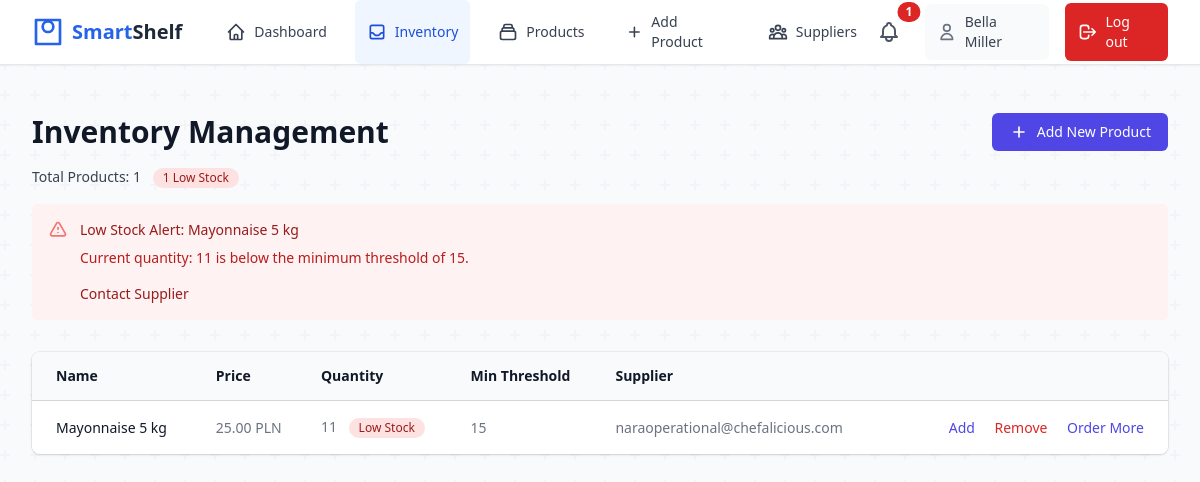
Page /inventory (signed in) on the committed database.
### models.py (models this page shows, shortened)
class Store(db.Model):
    id = db.Column(db.Integer, primary_key=True)
    name = db.Column(db.String(100), nullable=False)
    address = db.Column(db.Text)
    phone = db.Column(db.String(20))
    vat_number = db.Column(db.String(50))
    email = db.Column(db.String(120))
    operating_hours = db.Column(db.Text)
    notes = db.Column(db.Text)
    status = db.Column(db.String(20), default="Open")
    created_at = db.Column(db.DateTime, default=datetime.utcnow)
    updated_at = db.Column(db.DateTime, default=datetime.utcnow, onupdate=datetime.utcnow)
    users = db.relationship('User', back_populates='store')
    products = db.relationship('Product', back_populates='store')
    suppliers = db.relationship('Supplier', back_populates='store')
    categories = db.relationship('Category', back_populates='store', cascade='all, delete-orphan')
    orders = db.relationship('Order', back_populates='store')
    audit_logs = db.relationship('StoreAuditLog', back_populates='store')

class Product(db.Model):
    id = db.Column(db.Integer, primary_key=True)
    name = db.Column(db.String(100), nullable=False)
    description = db.Column(db.Text)
    sku = db.Column(db.String(50), unique=True)
    quantity = db.Column(db.Integer, default=0)
    min_threshold = db.Column(db.Integer, default=5)
    price = db.Column(db.Float, nullable=False)
    created_at = db.Column(db.DateTime, default=datetime.utcnow)
    last_updated = db.Column(db.DateTime, default=datetime.utcnow, onupdate=datetime.utcnow)
    store_id = db.Column(db.Integer, db.ForeignKey('store.id'), nullable=False)
    store = db.relationship('Store', back_populates='products')
    supplier_id = db.Column(db.Integer, db.ForeignKey('supplier.id'), nullable=False)
    supplier = db.relationship('Supplier', back_populates='products')
    category_id = db.Column(db.Integer, db.ForeignKey('category.id'), nullable=True)
    category = db.relationship('Category', back_populates='products')
    inventory_requests = db.relationship('InventoryRequest', back_populates='product')
    orders = db.relationship('Order', back_populates='product')
    @property
    def is_low_stock(self):
        if self.quantity is None or self.min_threshold is None:
            return False
        return self.quantity <= self.min_threshold

class Supplier(db.Model):
    id = db.Column(db.Integer, primary_key=True)
    name = db.Column(db.String(100), nullable=False)
    email = db.Column(db.String(120), nullable=False)
    phone = db.Column(db.String(20))
    address = db.Column(db.String(200))
    created_at = db.Column(db.DateTime, default=datetime.utcnow)
    store_id = db.Column(db.Integer, db.ForeignKey('store.id'), nullable=False)
    store = db.relationship('Store', back_populates='suppliers')
    products = db.relationship('Product', back_populates='supplier')
    orders = db.relationship('Order', back_populates='supplier')

### app.py (the view)
@app.route('/inventory')
@login_required
def inventory():
    if not current_user.store:
        flash('Please create or join a store first.')
        return redirect(url_for('create_store'))
    products = Product.query.filter_by(store_id=current_user.store.id).all()
    for product in products:
        print(f"Product: {product.name}")
        print(f"Quantity: {product.quantity}")
        print(f"Min Threshold: {product.min_threshold}")
        print(f"Is Low Stock: {product.is_low_stock}")
        print("------------------------")
    return render_template('inventory.html', products=products)

### templates/inventory.html (shortened to what this page needs)
{% extends "base.html" %}
{% block content %}
<div class="py-6">
    <div class="flex justify-between items-center">
        <h1 class="text-3xl font-bold text-gray-900">Inventory Management</h1>
        <a href="{{ url_for('add_product') }}" class="inline-flex items-center px-4 py-2 border border-transparent text-sm font-medium rounded-md text-white bg-indigo-600 hover:bg-indigo-700">
            <svg class="h-5 w-5 mr-2" fill="none" stroke="currentColor" viewBox="0 0 24 24">
                <path stroke-linecap="round" stroke-linejoin="round" stroke-width="2" d="M12 6v6m0 0v6m0-6h6m-6 0H6"/>
            </svg>
            Add New Product
        </a>
    </div>
    <div class="mt-4">
        <p class="text-sm text-gray-700">
            Total Products: {{ products|length }}
            {% set low_stock = products|selectattr('is_low_stock')|list %}
            {% if low_stock %}
                <span class="ml-2 inline-flex items-center px-2.5 py-0.5 rounded-full text-xs font-medium bg-red-100 text-red-800">
                    {{ low_stock|length }} Low Stock
                </span>
            {% endif %}
        </p>
    </div>
    {% for product in products %}
        {% if product.is_low_stock %}
            <div class="mt-4 rounded-md bg-red-50 p-4">
                <div class="flex">
                    <div class="flex-shrink-0">
                        <svg class="h-5 w-5 text-red-400" fill="none" stroke="currentColor" viewBox="0 0 24 24">
                            <path stroke-linecap="round" stroke-linejoin="round" stroke-width="2" d="M12 9v2m0 4h.01m-6.938 4h13.856c1.54 0 2.502-1.667 1.732-3L13.732 4c-.77-1.333-2.694-1.333-3.464 0L3.34 16c-.77 1.333.192 3 1.732 3z"/>
                        </svg>
                    </div>
                    <div class="ml-3">
                        <h3 class="text-sm font-medium text-red-800">
                            Low Stock Alert: {{ product.name }}
                        </h3>
                        <div class="mt-2 text-sm text-red-700">
                            <p>Current quantity: {{ product.quantity }} is below the minimum threshold of {{ product.min_threshold }}.</p>
                        </div>
                        <div class="mt-4">
                            <div class="-mx-2 -my-1.5 flex">
                                <a href="{{ url_for('contact_supplier', product_id=product.id) }}" class="bg-red-50 px-2 py-1.5 rounded-md text-sm font-medium text-red-800 hover:bg-red-100 focus:outline-none focus:ring-2 focus:ring-offset-2 focus:ring-offset-red-50 focus:ring-red-600">
                                    Contact Supplier
                                </a>
                            </div>
                        </div>
                    </div>
                </div>
            </div>
        {% endif %}
    {% endfor %}
    <div class="mt-8 flex flex-col">
        <div class="-my-2 -mx-4 overflow-x-auto sm:-mx-6 lg:-mx-8">
            <div class="inline-block min-w-full py-2 align-middle md:px-6 lg:px-8">
                <div class="overflow-hidden shadow ring-1 ring-black ring-opacity-5 md:rounded-lg">
                    <table class="min-w-full divide-y divide-gray-300">
                        <thead class="bg-gray-50">
                            <tr>
                                <th scope="col" class="py-3.5 pl-4 pr-3 text-left text-sm font-semibold text-gray-900 sm:pl-6">Name</th>
                                <th scope="col" class="px-3 py-3.5 text-left text-sm font-semibold text-gray-900">Price</th>
                                <th scope="col" class="px-3 py-3.5 text-left text-sm font-semibold text-gray-900">Quantity</th>
                                <th scope="col" class="px-3 py-3.5 text-left text-sm font-semibold text-gray-900">Min Threshold</th>
                                <th scope="col" class="px-3 py-3.5 text-left text-sm font-semibold text-gray-900">Supplier</th>
                                <th scope="col" class="relative py-3.5 pl-3 pr-4 sm:pr-6">
                                </th>
                            </tr>
                        </thead>
                        <tbody class="divide-y divide-gray-200 bg-white">
                            {% for product in products %}
                            <tr>
                                <td class="whitespace-nowrap py-4 pl-4 pr-3 text-sm font-medium text-gray-900 sm:pl-6">
                                    {{ product.name }}
                                </td>
                                <td class="whitespace-nowrap px-3 py-4 text-sm text-gray-500">{{ "%.2f"|format(product.price) }} PLN</td>
                                <td class="whitespace-nowrap px-3 py-4 text-sm text-gray-500">
                                    {{ product.quantity }}
                                    {% if product.is_low_stock %}
                                    <span class="ml-2 inline-flex items-center px-2.5 py-0.5 rounded-full text-xs font-medium bg-red-100 text-red-800">
                                        Low Stock
                                    </span>
                                    {% endif %}
                                </td>
                                <td class="whitespace-nowrap px-3 py-4 text-sm text-gray-500">{{ product.min_threshold }}</td>
                                <td class="whitespace-nowrap px-3 py-4 text-sm text-gray-500">{{ product.supplier.email }}</td>
                                <td class="relative whitespace-nowrap py-4 pl-3 pr-4 text-right text-sm font-medium sm:pr-6">
                                    <a href="{{ url_for('order_more', product_id=product.id) }}" class="text-indigo-600 hover:text-indigo-900 mr-4">Add</a>
                                    <button
                                        onclick="openReduceModal({{ product.id }}, '{{ product.name }}', {{ product.quantity }});"
                                        class="text-red-600 hover:text-red-900 mr-4">Remove</button>
                                    <a href="{{ url_for('contact_supplier', product_id=product.id) }}" class="text-indigo-600 hover:text-indigo-900">Order More</a>
                                </td>
                            </tr>
                            {% endfor %}
                        </tbody>
                    </table>
                </div>
            </div>
        </div>
    </div>
</div>
{% endblock %}

### templates/base.html (shortened to what this page needs)
<!DOCTYPE html>
<html lang="en">
<head>
    <script src="https://cdn.tailwindcss.com"></script>
    <link rel="stylesheet" href="{{ url_for('static', filename='style.css') }}">
</head>
<body class="bg-pattern min-h-screen">
    {% if current_user.is_authenticated and current_user.store %}
    <nav class="bg-white shadow-sm border-b border-gray-200">
        <div class="max-w-7xl mx-auto px-4 sm:px-6 lg:px-8">
            <div class="flex justify-between h-16">
                <div class="flex">
                    <div class="flex-shrink-0 flex items-center">
                        <a href="{{ url_for('dashboard') }}" class="text-xl font-bold text-gray-800 flex items-center">
                            <svg class="w-8 h-8 mr-2 text-blue-600" fill="none" stroke="currentColor" viewBox="0 0 24 24">
                                <path stroke-linecap="round" stroke-linejoin="round" stroke-width="2" d="M3 3h18v18H3z M16 8a4 4 0 11-8 0 4 4 0 018 0z"/>
                            </svg>
                            <span class="text-blue-600">Smart</span><span class="text-gray-800">Shelf</span>
                        </a>
                    </div>
                    <div class="hidden md:ml-8 md:flex md:space-x-4">
                        <a href="{{ url_for('dashboard') }}" class="inline-flex items-center px-3 py-2 rounded-md text-sm font-medium {% if request.endpoint == 'dashboard' %}bg-blue-50 text-blue-700{% else %}text-gray-700 hover:bg-gray-50{% endif %}">
                            <svg class="w-5 h-5 mr-2" fill="none" stroke="currentColor" viewBox="0 0 24 24">
                                <path stroke-linecap="round" stroke-linejoin="round" stroke-width="2" d="M3 12l2-2m0 0l7-7 7 7M5 10v10a1 1 0 001 1h3m10-11l2 2m-2-2v10a1 1 0 01-1 1h-3m-6 0a1 1 0 001-1v-4a1 1 0 011-1h2a1 1 0 011 1v4a1 1 0 001 1m-6 0h6"/>
                            </svg>
                            Dashboard
                        </a>
                        <a href="{{ url_for('inventory') }}" class="inline-flex items-center px-3 py-2 rounded-md text-sm font-medium {% if request.endpoint == 'inventory' %}bg-blue-50 text-blue-700{% else %}text-gray-700 hover:bg-gray-50{% endif %}">
                            Inventory
                        </a>
                        <a href="{{ url_for('products') }}" class="inline-flex items-center px-3 py-2 rounded-md text-sm font-medium {% if request.endpoint == 'products' %}bg-blue-50 text-blue-700{% else %}text-gray-700 hover:bg-gray-50{% endif %}">
                            <svg class="w-5 h-5 mr-2" fill="none" stroke="currentColor" viewBox="0 0 24 24">
                                <path stroke-linecap="round" stroke-linejoin="round" stroke-width="2" d="M19 11H5m14 0a2 2 0 012 2v6a2 2 0 01-2 2H5a2 2 0 01-2-2v-6a2 2 0 012-2m14 0V9a2 2 0 00-2-2M5 11V9a2 2 0 012-2m0 0V5a2 2 0 012-2h6a2 2 0 012 2v2M7 7h10"/>
                            </svg>
                            Products
                        </a>
                        <a href="{{ url_for('add_product') }}" class="inline-flex items-center px-3 py-2 rounded-md text-sm font-medium {% if request.endpoint == 'add_product' %}bg-blue-50 text-blue-700{% else %}text-gray-700 hover:bg-gray-50{% endif %}">
                            <svg class="w-5 h-5 mr-2" fill="none" stroke="currentColor" viewBox="0 0 24 24">
                                <path stroke-linecap="round" stroke-linejoin="round" stroke-width="2" d="M12 6v6m0 0v6m0-6h6m-6 0H6"/>
                            </svg>
                            Add Product
                        </a>
                        <a href="{{ url_for('suppliers') }}" class="inline-flex items-center px-3 py-2 rounded-md text-sm font-medium {% if request.endpoint == 'suppliers' %}bg-blue-50 text-blue-700{% else %}text-gray-700 hover:bg-gray-50{% endif %}">
                            Suppliers
                        </a>
                    </div>
                </div>
                <div class="flex items-center space-x-4">
                    <div class="dropdown relative">
                        <button id="notificationBtn" class="relative p-2 rounded-full hover:bg-gray-100 focus:outline-none focus:ring-2 focus:ring-offset-2 focus:ring-blue-500">
                            {% if low_stock_count > 0 %}
                            <span class="absolute top-0 right-0 inline-flex items-center justify-center px-2 py-1 text-xs font-bold leading-none text-white transform translate-x-1/2 -translate-y-1/2 bg-red-600 rounded-full">
                                {{ low_stock_count }}
                            </span>
                            {% endif %}
                        </button>
                    </div>
                    <a href="{{ url_for('profile') }}" class="flex items-center space-x-2 bg-gray-50 px-3 py-2 rounded-md hover:bg-gray-100 transition-colors duration-150">
                        <svg class="w-5 h-5 text-gray-500" fill="none" stroke="currentColor" viewBox="0 0 24 24">
                            <path stroke-linecap="round" stroke-linejoin="round" stroke-width="2" d="M16 7a4 4 0 11-8 0 4 4 0 018 0zM12 14a7 7 0 00-7 7h14a7 7 0 00-7-7z"/>
                        </svg>
                        <span class="text-sm font-medium text-gray-700">{{ current_user.store.name }}</span>
                    </a>
                    <a href="{{ url_for('logout') }}" class="inline-flex items-center px-3 py-2 border border-transparent text-sm font-medium rounded-md text-white bg-red-600 hover:bg-red-700 focus:outline-none focus:ring-2 focus:ring-offset-2 focus:ring-red-500">
                        <svg class="w-5 h-5 mr-2" fill="none" stroke="currentColor" viewBox="0 0 24 24">
                            <path stroke-linecap="round" stroke-linejoin="round" stroke-width="2" d="M17 16l4-4m0 0l-4-4m4 4H7m6 4v1a3 3 0 01-3 3H6a3 3 0 01-3-3V7a3 3 0 013-3h4a3 3 0 013 3v1"/>
                        </svg>
                        Log out
                    </a>
                </div>
            </div>
        </div>
    </nav>
    {% endif %}
    <main class="max-w-7xl mx-auto py-6 sm:px-6 lg:px-8">
        {% block content %}{% endblock %}
    </main>
</body>
</html>

### rows in the picture
Store: store.name "Bella Miller"
Product: name "Mayonnaise 5 kg", quantity "11", min_threshold "15", price "25.00", shows "Low Stock", supplier.email "naraoperational@chefalicious.com"

### other values in the picture
{{ low_stock_count }} "1"
{{ products|length }} "1"
{{ low_stock|length }} "1"
